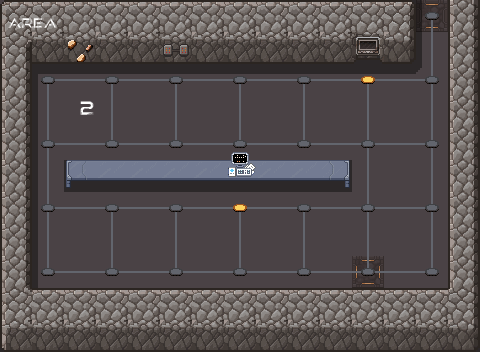

This game map was drawn from its Tiled (.tmx) file and the tilesets committed beside it. A one-line description and the full map source follow:
An orthogonal 15x11 tile map with 32x32 px tiles, 8 tile layers (ground, sh, wall, line, ...), 5 tilesets.

<map version="1.10" tiledversion="1.10.2" orientation="orthogonal" renderorder="right-down" width="15" height="11" tilewidth="32" tileheight="32" infinite="0" nextlayerid="10" nextobjectid="1">
 <tileset firstgid="1" source="scifi_dungeon_tileset2.tsx" />
 <tileset firstgid="241" source="scifi_items.tsx" />
 <tileset firstgid="449" source="scifi_tileset_01.tsx" />
 <tileset firstgid="641" source="scifi_items2.tsx" />
 <tileset firstgid="673" source="scifi_dungeon_tileset.tsx" />
 <layer id="1" name="ground" width="15" height="11">
  <data encoding="csv">
151,151,151,151,151,151,151,151,151,151,151,151,151,182,151,
151,151,151,151,151,151,151,151,151,151,151,151,151,151,151,
151,151,151,151,151,151,151,151,151,151,151,151,151,151,151,
151,151,151,151,151,151,151,151,151,151,151,151,151,151,151,
151,151,151,151,151,151,151,151,151,151,151,151,151,151,151,
151,151,151,151,151,151,151,151,151,151,151,151,151,151,151,
151,151,151,151,151,151,151,151,151,151,151,151,151,151,151,
151,151,151,151,151,151,151,151,151,151,151,151,151,151,151,
151,151,151,151,151,151,151,151,151,151,151,183,151,151,151,
151,151,151,151,151,151,151,151,151,151,151,151,151,151,151,
151,151,151,151,151,151,151,151,151,151,151,151,151,151,151
</data>
 </layer>
 <layer id="6" name="sh" width="15" height="11" opacity="0.4">
  <data encoding="csv">
0,0,0,0,0,0,0,0,0,0,0,0,36,43,0,
0,0,36,36,0,36,0,0,0,0,0,36,36,43,0,
0,13,22,22,22,22,22,22,22,22,22,22,22,23,0,
0,43,0,0,0,0,0,0,0,0,0,0,0,0,0,
0,43,0,0,0,0,0,0,0,0,0,0,0,0,0,
0,43,702,702,702,702,702,702,702,702,702,0,0,0,0,
0,43,0,0,0,0,0,0,0,0,0,0,0,0,0,
0,43,0,0,0,0,0,0,0,0,0,0,0,0,0,
0,43,0,0,0,0,0,0,0,0,0,0,0,0,0,
0,0,0,0,0,0,0,0,0,0,0,0,0,0,0,
36,0,0,0,0,0,0,0,0,0,0,0,0,0,36
</data>
 </layer>
 <layer id="2" name="wall" width="15" height="11">
  <data encoding="csv">
34,53,53,53,53,53,53,53,53,53,53,53,32,0,28,
71,82,116,82,82,108,82,82,82,82,82,113,83,0,28,
28,0,0,0,0,0,0,0,0,0,0,0,0,0,28,
28,0,0,0,0,0,0,0,0,0,0,0,0,0,28,
28,0,0,0,0,0,0,0,0,0,0,0,0,0,28,
28,0,0,0,0,0,0,0,0,0,0,0,0,0,28,
28,0,0,0,0,0,0,0,0,0,0,0,0,0,28,
28,0,0,0,0,0,0,0,0,0,0,0,0,0,28,
28,0,0,0,0,0,0,0,0,0,0,0,0,0,28,
72,53,53,53,53,53,53,53,53,53,53,53,53,53,73,
81,82,82,82,82,82,82,82,82,82,82,82,82,82,83
</data>
 </layer>
 <layer id="3" name="line" width="15" height="11">
  <data encoding="csv">
0,0,0,0,0,0,0,0,0,0,0,0,0,2684354730,0,
0,0,0,0,0,0,0,0,0,0,0,0,0,3221225651,0,
0,2684354720,2684354739,3221225631,2684354739,3221225631,2684354739,3221225631,2684354739,3221225631,2684354739,3221225631,2684354739,1610612895,0,
0,3221225651,0,3221225651,0,3221225651,0,3221225651,0,3221225651,0,3221225651,0,3221225651,0,
0,2684354719,2684354739,159,2684354739,159,2684354739,159,2684354739,159,2684354739,169,2684354739,1610612895,0,
0,3221225651,0,0,0,0,0,0,0,0,0,179,0,3221225651,0,
0,2684354719,2684354739,3221225631,2684354739,3221225631,2684354739,3221225631,2684354739,3221225631,2684354739,169,2684354739,1610612895,0,
0,3221225651,0,3221225651,0,3221225651,0,3221225651,0,3221225651,0,3221225651,0,3221225651,0,
0,160,2684354739,159,2684354739,159,2684354739,159,2684354739,159,2684354739,159,2684354739,1610612896,0,
0,0,0,0,0,0,0,0,0,0,0,0,0,0,0,
0,0,0,0,0,0,0,0,0,0,0,0,0,0,0
</data>
 </layer>
 <layer id="4" name="point" width="15" height="11">
  <data encoding="csv">
0,0,0,0,0,0,0,0,0,0,0,0,0,168,0,
0,0,0,0,0,0,0,0,0,0,0,0,0,0,0,
0,168,0,168,0,168,0,168,0,168,0,158,0,168,0,
0,0,0,0,0,0,0,0,0,0,0,0,0,0,0,
0,168,0,168,0,168,0,168,0,168,0,168,0,168,0,
0,0,0,0,0,0,0,0,0,0,0,0,0,0,0,
0,168,0,168,0,168,0,158,0,168,0,168,0,168,0,
0,0,0,0,0,0,0,0,0,0,0,0,0,0,0,
0,168,0,168,0,168,0,168,0,168,0,168,0,168,0,
0,0,0,0,0,0,0,0,0,0,0,0,0,0,0,
0,0,0,0,0,0,0,0,0,0,0,0,0,0,0
</data>
 </layer>
 <layer id="7" name="Tile Layer 6" width="15" height="11">
  <data encoding="csv">
599,600,0,0,0,0,0,0,0,0,0,0,0,0,0,
0,0,0,0,0,0,0,0,0,0,0,0,0,0,0,
0,0,0,0,0,0,0,0,0,0,0,0,0,0,0,
0,0,603,0,0,0,0,0,0,0,0,0,0,0,0,
0,0,0,0,0,0,0,0,0,0,0,0,0,0,0,
0,0,313,314,314,314,314,314,314,314,315,0,0,0,0,
0,0,0,0,0,0,0,0,0,0,0,0,0,0,0,
0,0,0,0,0,0,0,0,0,0,0,0,0,0,0,
0,0,0,0,0,0,0,0,0,0,0,0,0,0,0,
0,0,0,0,0,0,0,0,0,0,0,0,0,0,0,
0,0,0,0,0,0,0,0,0,0,0,0,0,0,0
</data>
 </layer>
 <layer id="8" name="Tile Layer 7" width="15" height="11">
  <data encoding="csv">
0,0,0,0,0,0,0,0,0,0,0,0,0,0,0,
0,0,0,0,0,0,0,0,0,0,0,0,0,0,0,
0,0,0,0,0,0,0,0,0,0,0,0,0,0,0,
0,0,0,0,0,0,0,0,0,0,0,0,0,0,0,
0,0,0,0,0,0,0,0,0,0,0,0,0,0,0,
0,0,0,0,0,0,0,281,0,0,0,0,0,0,0,
0,0,0,0,0,0,0,0,0,0,0,0,0,0,0,
0,0,0,0,0,0,0,0,0,0,0,0,0,0,0,
0,0,0,0,0,0,0,0,0,0,0,0,0,0,0,
0,0,0,0,0,0,0,0,0,0,0,0,0,0,0,
0,0,0,0,0,0,0,0,0,0,0,0,0,0,0
</data>
 </layer>
 <layer id="9" name="Tile Layer 8" width="15" height="11" offsetx="0" offsety="-24.625">
  <data encoding="csv">
0,0,0,0,0,0,0,0,0,0,0,0,0,0,0,
0,0,0,0,0,0,0,0,0,0,0,0,0,0,0,
0,0,0,0,0,0,0,0,0,0,0,0,0,0,0,
0,0,0,0,0,0,0,0,0,0,0,0,0,0,0,
0,0,0,0,0,0,0,0,0,0,0,0,0,0,0,
0,0,0,0,0,0,0,660,0,0,0,0,0,0,0,
0,0,0,0,0,0,0,0,0,0,0,0,0,0,0,
0,0,0,0,0,0,0,0,0,0,0,0,0,0,0,
0,0,0,0,0,0,0,0,0,0,0,0,0,0,0,
0,0,0,0,0,0,0,0,0,0,0,0,0,0,0,
0,0,0,0,0,0,0,0,0,0,0,0,0,0,0
</data>
 </layer>
</map>
